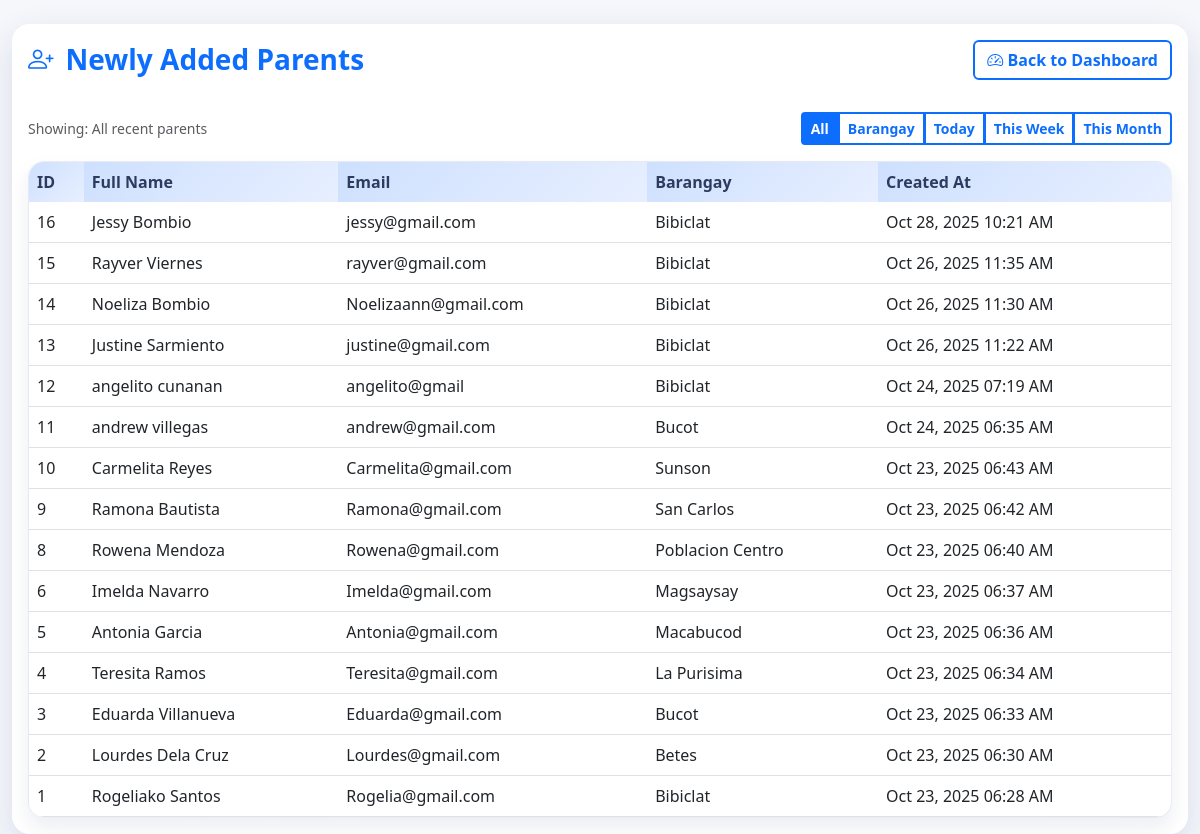
/newly_added_parents.php, run on the app's committed database.
### tables this page shows
CREATE TABLE `parents` (
  `id` int(11) NOT NULL,
  `first_name` varchar(100) NOT NULL,
  `last_name` varchar(100) NOT NULL,
  `email` varchar(150) DEFAULT NULL,
  `phone` varchar(20) DEFAULT NULL,
  `address` text DEFAULT NULL,
  `purok` enum('Purok 1','Purok 2','Purok 3','Purok 4','Purok 5','Purok 6','Purok 7') NOT NULL,
  `Municipality` enum('Aliaga','Bongabon','Cabiao','Carranglan','Gabaldon','General Mamerto Natividad','General Tinio','Guimba','Jaen','Laur','Licab','Llanera','Lupao','Nampicuan','Pantabangan','Peñaranda','Quezon','Rizal','San Antonio','San Isidro','San Leonardo','Santa Rosa','Santo Domingo','Talavera','Talugtug','Zaragoza','Cabanatuan City','Gapan City','Science City of Muñoz','Palayan City','San Jose City') NOT NULL,
  `Province` enum('Aurora','Bataan','Bulacan','Nueva Ecija','Pampanga','Tarlac','Zambales') NOT NULL DEFAULT 'Nueva Ecija',
  `baranggay` varchar(100) DEFAULT NULL,
  `created_at` timestamp NOT NULL DEFAULT current_timestamp(),
  `updated_at` timestamp NOT NULL DEFAULT current_timestamp() ON UPDATE current_timestamp(),
  `barangay` varchar(100) DEFAULT NULL
);

### newly_added_parents.php (the view, shortened to what this page needs)
<?php
require_once __DIR__ . '/dbForm.php';
$filter = isset($_GET['sort']) ? strtolower($_GET['sort']) : 'recent';
$filterLabels = [
    'recent' => 'All recent parents',
    'barangay' => 'Sorted by barangay (A-Z)',
    'day' => 'Added today',
    'week' => 'Added this week',
    'month' => 'Added this month',
];
$whereClause = '';
$orderClause = 'created_at DESC, id DESC';
$sql = "SELECT id, first_name, last_name, email, COALESCE(NULLIF(barangay, ''), NULLIF(baranggay, ''), 'N/A') AS barangay_name, created_at FROM parents $whereClause ORDER BY $orderClause";
$result = mysqli_query($con, $sql);
?>
<!DOCTYPE html>
<html lang="en">
<head>
    <link rel="stylesheet" href="https://cdn.jsdelivr.net/npm/bootstrap@5.3.0/dist/css/bootstrap.min.css">
    <link rel="stylesheet" href="https://cdn.jsdelivr.net/npm/bootstrap-icons/font/bootstrap-icons.css">
    <link rel="stylesheet" href="assets/css/theme.css">
</head>
<body>
<div class="container-fluid mt-4">
    <div class="card card-shadow">
        <div class="card-header bg-white border-0 py-3">
            <div class="d-flex justify-content-between align-items-center gap-2 flex-wrap">
                <h3 class="dashboard-title mb-0"><i class="bi bi-person-plus"></i> Newly Added Parents</h3>
                <a href="dashboard.php" class="btn btn-outline-primary">
                    <i class="bi bi-speedometer2"></i> Back to Dashboard
                </a>
            </div>
        </div>
        <div class="card-body">
            <div class="d-flex flex-wrap justify-content-between align-items-center mb-3 gap-2">
                <span class="text-muted small">Showing: <?php echo htmlspecialchars($filterLabels[$filter] ?? $filterLabels['recent']); ?></span>
                <div class="btn-group btn-group-sm" role="group" aria-label="Filter parents">
                    <a href="?sort=recent" class="btn btn-outline-primary<?php echo $filter === 'recent' ? ' active' : ''; ?>">All</a>
                    <a href="?sort=barangay" class="btn btn-outline-primary<?php echo $filter === 'barangay' ? ' active' : ''; ?>">Barangay</a>
                    <a href="?sort=day" class="btn btn-outline-primary<?php echo $filter === 'day' ? ' active' : ''; ?>">Today</a>
                    <a href="?sort=week" class="btn btn-outline-primary<?php echo $filter === 'week' ? ' active' : ''; ?>">This Week</a>
                    <a href="?sort=month" class="btn btn-outline-primary<?php echo $filter === 'month' ? ' active' : ''; ?>">This Month</a>
                </div>
            </div>
            <div class="table-modern table-modern-elevated">
                <div class="table-responsive">
                    <table class="table table-hover align-middle mb-0">
                        <thead>
                        <tr>
                            <th scope="col">ID</th>
                            <th scope="col">Full Name</th>
                            <th scope="col">Email</th>
                            <th scope="col">Barangay</th>
                            <th scope="col">Created At</th>
                        </tr>
                        </thead>
                        <tbody>
                        <?php if ($result && mysqli_num_rows($result) > 0): ?>
                            <?php while ($row = mysqli_fetch_assoc($result)): ?>
                                <tr>
                                    <td><?php echo htmlspecialchars($row['id']); ?></td>
                                    <td><?php echo htmlspecialchars(trim($row['first_name'] . ' ' . $row['last_name'])); ?></td>
                                    <td><?php echo htmlspecialchars($row['email'] ?? 'N/A'); ?></td>
                                    <td><?php echo htmlspecialchars($row['barangay_name'] ?? 'N/A'); ?></td>
                                    <td><?php echo htmlspecialchars($row['created_at'] ? date('M d, Y h:i A', strtotime($row['created_at'])) : 'N/A'); ?></td>
                                </tr>
                            <?php endwhile; ?>
                        <?php else: ?>
                            <tr>
                                <td class="text-center" colspan="5">No parent records found.</td>
                            </tr>
                        <?php endif; ?>
                        </tbody>
                    </table>
                </div>
            </div>
        </div>
    </div>
</div>
</body>
</html>

### assets/css/theme.css (style rules this page uses)
:root { --primary-color: #0d6efd; --primary-dark: #0a58ca; --sidebar-width: 250px; --content-bg: #f5f7fb; --text-color: #2b3146; --muted-color: #6c757d; --card-radius: 18px; --transition-speed: 0.3s; --shadow-lg: 0 12px 35px rgba(15, 35, 95, 0.12); --shadow-md: 0 10px 25px rgba(15, 35, 95, 0.18); }
* { box-sizing: border-box; }
body { margin: 0; font-family: 'Segoe UI', 'Helvetica Neue', Arial, sans-serif; color: var(--text-color); background-color: var(--content-bg); display: flex; min-height: 100vh; transition: background-color var(--transition-speed) ease; }
a { color: inherit; }
.card-shadow { border: none; border-radius: var(--card-radius); box-shadow: var(--shadow-lg); background-color: #fff; overflow: hidden; }
.dashboard-title { display: flex; align-items: center; gap: 12px; margin: 0; font-weight: 700; color: var(--primary-color); }
.dashboard-title i { font-size: 1.6rem; }
.table-modern { border-radius: 16px; overflow: hidden; background-color: #fff; box-shadow: 0 10px 20px rgba(15, 35, 95, 0.08); }
.table-modern-elevated { border: 1px solid rgba(45, 59, 95, 0.08); background: linear-gradient(135deg, rgba(255, 255, 255, 0.96), rgba(243, 246, 255, 0.9)); }
.table-modern-elevated .table thead th { background: linear-gradient(135deg, rgba(13, 110, 253, 0.16), rgba(13, 110, 253, 0.05)); border-bottom: none; }
.table-modern-elevated .table tbody tr { transition: transform var(--transition-speed) ease, box-shadow var(--transition-speed) ease; }
.table-modern table { margin-bottom: 0; }
.table-modern thead { background-color: #f3f6ff; }
.table-modern th { font-weight: 600; color: #2d3b5f; border-bottom: none; }
.table-modern td { vertical-align: middle; }
.btn-outline-primary, .btn-outline-success, .btn-outline-secondary, .btn-outline-info, .btn-outline-danger { border-width: 2px; font-weight: 600; }
.card-header.bg-white { border-bottom: none; }
.table thead th { font-weight: 600; }

### data on the page
parents: id "16", first_name+last_name "Jessy Bombio", email "jessy@gmail.com", barangay_name "Bibiclat", created_at "Oct 28, 2025 10:21 AM"
parents: id "15", first_name+last_name "Rayver Viernes", email "rayver@gmail.com", barangay_name "Bibiclat", created_at "Oct 26, 2025 11:35 AM"
parents: id "14", first_name+last_name "Noeliza Bombio", email "Noelizaann@gmail.com", barangay_name "Bibiclat", created_at "Oct 26, 2025 11:30 AM"
parents: id "13", first_name+last_name "Justine Sarmiento", email "justine@gmail.com", barangay_name "Bibiclat", created_at "Oct 26, 2025 11:22 AM"
parents: id "12", first_name+last_name "angelito cunanan", email "angelito@gmail", barangay_name "Bibiclat", created_at "Oct 24, 2025 07:19 AM"
parents: id "11", first_name+last_name "andrew villegas", email "andrew@gmail.com", barangay_name "Bucot", created_at "Oct 24, 2025 06:35 AM"
parents: id "10", first_name+last_name "Carmelita Reyes", email "Carmelita@gmail.com", barangay_name "Sunson", created_at "Oct 23, 2025 06:43 AM"
parents: id "9", first_name+last_name "Ramona Bautista", email "Ramona@gmail.com", barangay_name "San Carlos", created_at "Oct 23, 2025 06:42 AM"
parents: id "8", first_name+last_name "Rowena Mendoza", email "Rowena@gmail.com", barangay_name "Poblacion Centro", created_at "Oct 23, 2025 06:40 AM"
parents: id "6", first_name+last_name "Imelda Navarro", email "Imelda@gmail.com", barangay_name "Magsaysay", created_at "Oct 23, 2025 06:37 AM"
parents: id "5", first_name+last_name "Antonia Garcia", email "Antonia@gmail.com", barangay_name "Macabucod", created_at "Oct 23, 2025 06:36 AM"
parents: id "4", first_name+last_name "Teresita Ramos", email "Teresita@gmail.com", barangay_name "La Purisima", created_at "Oct 23, 2025 06:34 AM"
parents: id "3", first_name+last_name "Eduarda Villanueva", email "Eduarda@gmail.com", barangay_name "Bucot", created_at "Oct 23, 2025 06:33 AM"
parents: id "2", first_name+last_name "Lourdes Dela Cruz", email "Lourdes@gmail.com", barangay_name "Betes", created_at "Oct 23, 2025 06:30 AM"
parents: id "1", first_name+last_name "Rogeliako Santos", email "Rogelia@gmail.com", barangay_name "Bibiclat", created_at "Oct 23, 2025 06:28 AM"

### other printed values
$filterLabels[$filter] "All recent parents"
